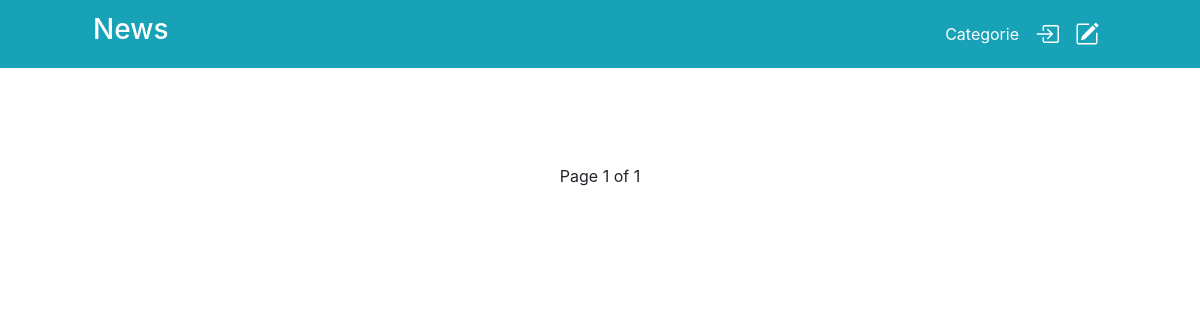
The app's page /category-list/, older data.
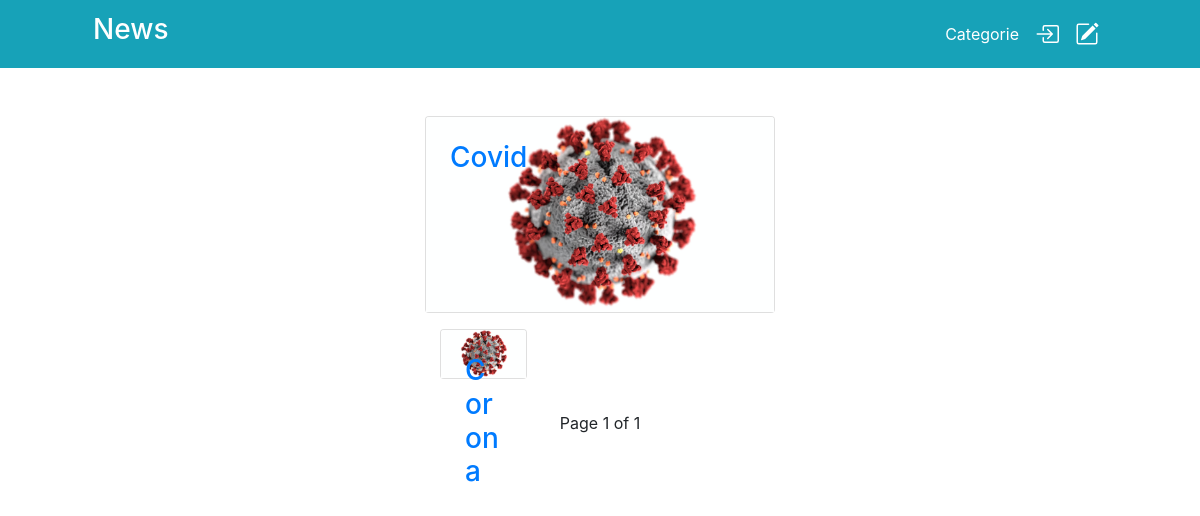
The same page, newer data.
### home/models.py (models this page shows, shortened)
class Category(models.Model):
    date_add = models.DateField(auto_now_add=True)
    name = models.CharField(max_length=50)
    img = models.ImageField(upload_to='static/img/category-img/')
    new = models.BooleanField(default=True)
    trending = models.BooleanField(default=False)
    class Meta:
        verbose_name = "Category"
        verbose_name_plural = "Categorys"
    def auto_not_new(self):
        if self.date_add < today:
            self.new = False
            self.save()
        else: pass
    def auto_not_trending(self):
        if self.date_add < today:
            self.trending = False
            self.save()
        else: pass

### home/views.py (the view)
# urls.py: path('category-list/', views.category_list, name='category-list'),
def category_list(request):
    get_data = Category.objects.all().order_by('-date_add')
    for i in get_data:
        i.auto_not_new()
        i.auto_not_trending()
    paginator = Paginator(get_data, 30)
    pageNum = request.GET.get('page')
    data_result = paginator.get_page(pageNum)
    return render(request, 'home/category-list.html', {
        'data': data_result,
    })

### templates/home/category-list.html (shortened to what this page needs)
{% extends 'base.html' %}
{% load static %}
{% block content %}
<div class="container my-5">
    <div class="row justify-content-around">
        {% for i in data %}
        <div class="col-md-4">
            <div class="card mb-3 mx-auto">
                <a href="../post-by-category/{{i.id}}/">
                    <img src="../{{ i.img }}" alt="" class="card-img-top">
                    <div class="card-img-overlay p-1">
                    <div class="card-body text-capitalize">
                        <h3 class="card-title">{{i.name|truncatechars:30}}</h3>
                    </div>
                </a>
            </div>
        </div>
        {% endfor %}
    </div>
</div>
<div class="container my-3">
    <div class="row">
        <div class="col text-center">
            <span>Page {{data.number}} of {{data.paginator.num_pages}}</span>
        </div>
    </div>
</div>
{% endblock content %}

Row changes from the older to the newer data that the page shows:
added Category: img (picture), name "Covid"
added Category: img (picture), name "Corona"
